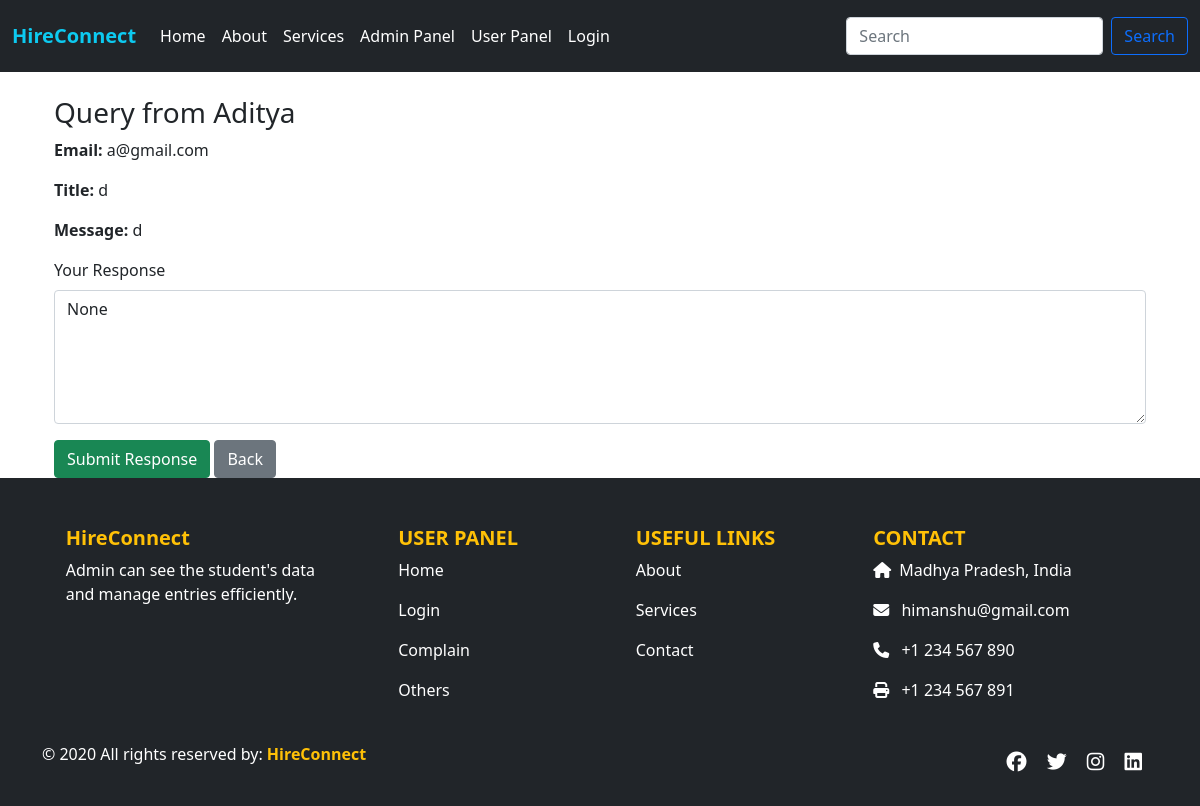
/queryres/30/, run on an earlier commit of the app's database.
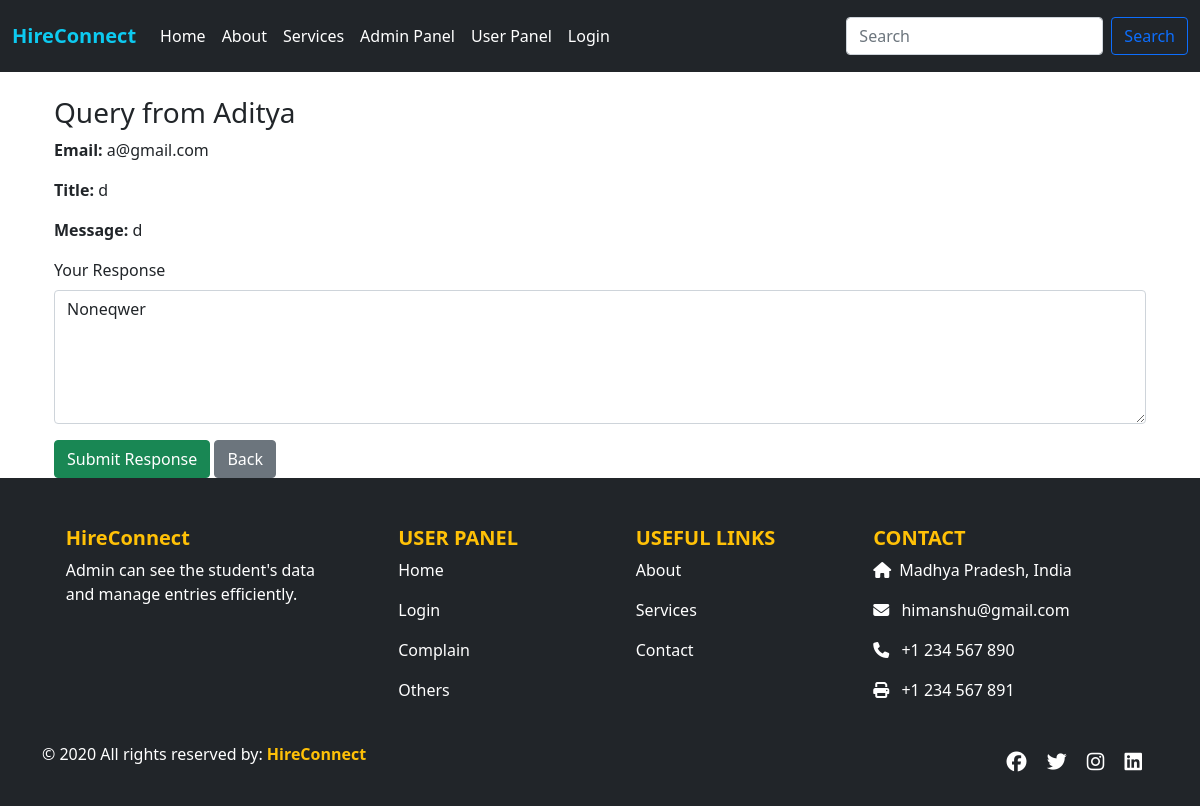
And on a later commit of the database.
### app/models.py (models this page shows, shortened)
class UserQuery(models.Model):
    stuname = models.CharField(max_length=100)
    stuemail = models.EmailField()
    title = models.CharField(max_length=255)
    message = models.TextField()
    response = models.TextField(blank=True, null=True)
    created_at = models.DateTimeField(auto_now_add=True)

### app/views.py (the view)
# urls.py: path('queryres/<int:pk>/', views.queryres, name='queryres'),
def queryres(request, pk):
    query = UserQuery.objects.get(id=pk)
    if request.method == 'POST':
        response = request.POST.get('response')
        query.response = response
        query.save()
        return redirect('allquery')
    return render(request, 'queryres.html', {'query': query})

### app/templates/queryres.html (shortened to what this page needs)
{% extends "base.html" %}
{% load static %}
{% block css %}
<link rel="stylesheet" href="{% static 'css/style.css' %}">
{% endblock %}
{% block content %}
<div class="container mt-4">
  <h3>Query from {{ query.stuname }}</h3>
  <p><strong>Email:</strong> {{ query.stuemail }}</p>
  <p><strong>Title:</strong> {{ query.title }}</p>
  <p><strong>Message:</strong> {{ query.message }}</p>
  <form method="POST">
    <div class="mb-3">
      <label for="response" class="form-label">Your Response</label>
      <textarea name="response" id="response" class="form-control" rows="5" required>{{ query.response }}</textarea>
    </div>
    <button type="submit" class="btn btn-success">Submit Response</button>
    <a href="{% url 'allquery' %}" class="btn btn-secondary">Back</a>
  </form>
</div>
{% endblock %}

What changed in the data, as far as the page shows it:
changed UserQuery "Aditya": response "None" → "Noneqwer"
